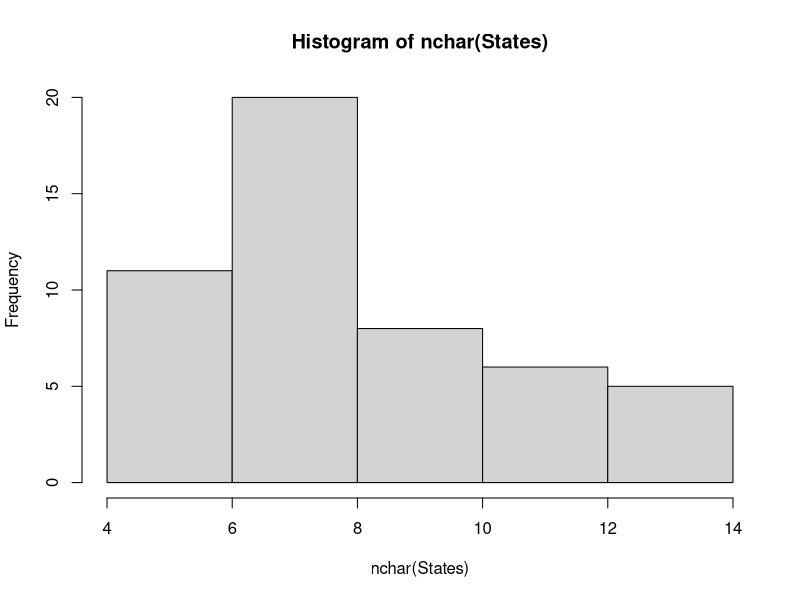

Here is the R script that generated this plot: (Note: this script raises an error after producing the figure.)
# Assignment 4.3

USArrests
States = rownames(USArrests)
States

# Get states names with 'w'.

States[grep("w", States)]

#Get states names with 'W'.

States[grep("W", States)]

# 2. Prepare a Histogram of the number of characters in each US state.

df <- nchar(States)
df
hist(nchar(States))

States <- rownames(USArrests)
No_of_Char <- nchar(x)

df <- data.frame(States, No_of_Char)
df
barplot(df$No_of_Char, main = "Number of Characters in Each US State",
        xlab = "States", ylab = "No. of Character in Each State",
        col = "light blue", axes = TRUE
)